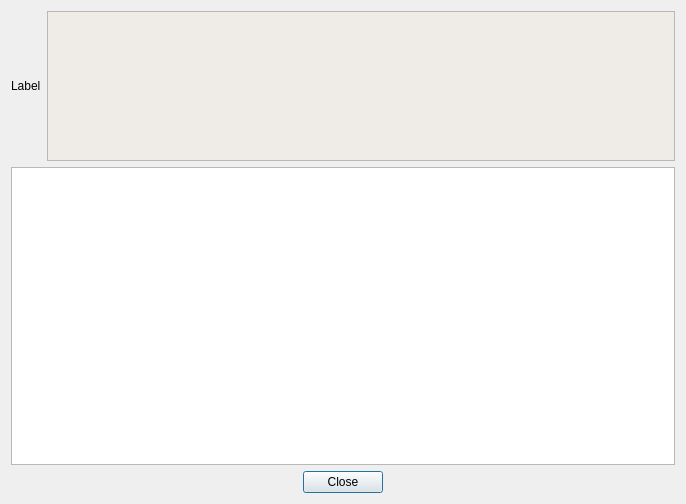
<?xml version="1.0" encoding="UTF-8"?>
<ui version="4.0">
 <class>SourceError</class>
 <widget class="QDialog" name="SourceError">
  <property name="geometry">
   <rect>
    <x>0</x>
    <y>0</y>
    <width>686</width>
    <height>504</height>
   </rect>
  </property>
  <property name="windowTitle">
   <string>Dialog</string>
  </property>
  <layout class="QVBoxLayout" name="verticalLayout">
   <item>
    <layout class="QHBoxLayout" name="horizontalLayout">
     <item>
      <widget class="QLabel" name="labelPixmap">
       <property name="sizePolicy">
        <sizepolicy hsizetype="Minimum" vsizetype="Minimum">
         <horstretch>0</horstretch>
         <verstretch>0</verstretch>
        </sizepolicy>
       </property>
       <property name="text">
        <string>Label</string>
       </property>
      </widget>
     </item>
     <item>
      <widget class="QPlainTextEdit" name="plainTextEdit">
       <property name="sizePolicy">
        <sizepolicy hsizetype="Expanding" vsizetype="Minimum">
         <horstretch>0</horstretch>
         <verstretch>0</verstretch>
        </sizepolicy>
       </property>
       <property name="maximumSize">
        <size>
         <width>16777215</width>
         <height>150</height>
        </size>
       </property>
       <property name="palette">
        <palette>
         <active>
          <colorrole role="Base">
           <brush brushstyle="SolidPattern">
            <color alpha="255">
             <red>239</red>
             <green>235</green>
             <blue>231</blue>
            </color>
           </brush>
          </colorrole>
         </active>
         <inactive>
          <colorrole role="Base">
           <brush brushstyle="SolidPattern">
            <color alpha="255">
             <red>239</red>
             <green>235</green>
             <blue>231</blue>
            </color>
           </brush>
          </colorrole>
         </inactive>
         <disabled>
          <colorrole role="Base">
           <brush brushstyle="SolidPattern">
            <color alpha="255">
             <red>239</red>
             <green>235</green>
             <blue>231</blue>
            </color>
           </brush>
          </colorrole>
         </disabled>
        </palette>
       </property>
       <property name="lineWrapMode">
        <enum>QPlainTextEdit::NoWrap</enum>
       </property>
       <property name="readOnly">
        <bool>true</bool>
       </property>
      </widget>
     </item>
    </layout>
   </item>
   <item>
    <widget class="QTextEdit" name="textEdit">
     <property name="font">
      <font>
       <family>DejaVu Sans Mono</family>
      </font>
     </property>
     <property name="lineWrapMode">
      <enum>QTextEdit::NoWrap</enum>
     </property>
     <property name="readOnly">
      <bool>true</bool>
     </property>
    </widget>
   </item>
   <item>
    <widget class="QDialogButtonBox" name="buttonBox">
     <property name="orientation">
      <enum>Qt::Horizontal</enum>
     </property>
     <property name="standardButtons">
      <set>QDialogButtonBox::Close</set>
     </property>
     <property name="centerButtons">
      <bool>true</bool>
     </property>
    </widget>
   </item>
  </layout>
 </widget>
 <resources/>
 <connections>
  <connection>
   <sender>buttonBox</sender>
   <signal>rejected()</signal>
   <receiver>SourceError</receiver>
   <slot>reject()</slot>
   <hints>
    <hint type="sourcelabel">
     <x>342</x>
     <y>483</y>
    </hint>
    <hint type="destinationlabel">
     <x>342</x>
     <y>251</y>
    </hint>
   </hints>
  </connection>
  <connection>
   <sender>buttonBox</sender>
   <signal>accepted()</signal>
   <receiver>SourceError</receiver>
   <slot>accept()</slot>
   <hints>
    <hint type="sourcelabel">
     <x>342</x>
     <y>483</y>
    </hint>
    <hint type="destinationlabel">
     <x>342</x>
     <y>251</y>
    </hint>
   </hints>
  </connection>
 </connections>
</ui>
